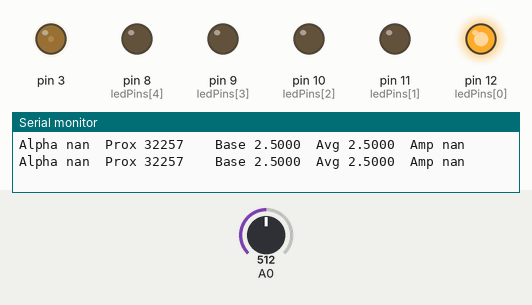
This sketch was run on a simulated Arduino Uno, built with avr-gcc and run on an emulated ATmega328P. Shown: output pins drawn as LEDs (lit = HIGH), the last lines printed to the serial monitor. Inputs (shaded band) come from the test bench; at power-on: A0 = 512.

Above: at 1.2 s.
1.3 s: A0 set to 484
At 3.2 s:
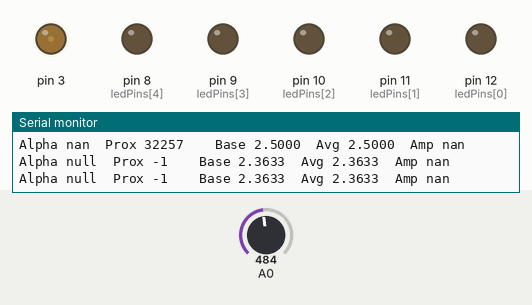
3.5 s: A0 set to 511
At 4.6 s:
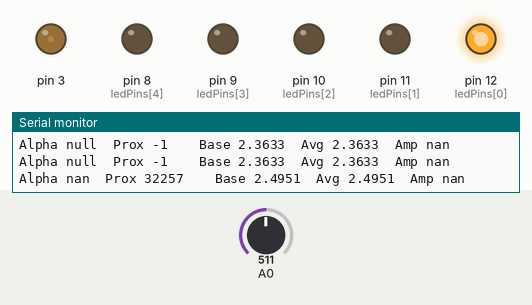
5.5 s: A0 set to 306
At 7.1 s:
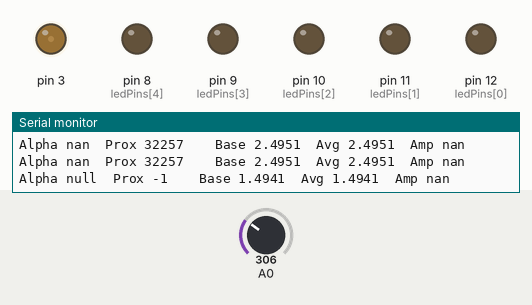
Timing chart, 0 to 8.6 s (numbered marks = the images above; inputs shaded):
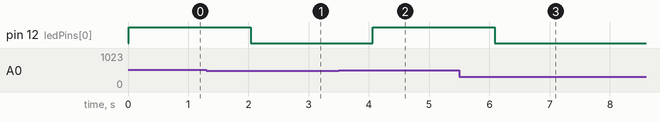

The sketch:

IRProximity.ino
```cpp
// IRProximity.ino

// NUS EE1111B Final project
// Qi Tianshi A0231151Y

// Source code for IR proximity sensor.


#include "calculate.h"
#include "input.h"
#include "output.h"

void setup() {

    // Sets up serial monitor.
    Serial.begin(9600);
    Serial.println();

    // Sets up PWM output for the IR emitter.
    pinMode(3, OUTPUT);
    analogWrite(3, map(15, 0, 100, 0, 255));               // Maps duty cycle (0-100) to digital range (0-255).

    // Sets up pins for LED output.
    for (int i = 0; i < SIZEOF_ledPins; ++i) { pinMode(ledPins[i], OUTPUT); }

    // Sets up the analog pin with a higher sample frequency than the default 9.6 kHz.
    ADCSRA &= ~(bit(ADPS0) | bit(ADPS1) | bit(ADPS2));     // Clears the prescaler.
    ADCSRA |= bit(ADPS2);                                  // Sets the prescaler to 16 (bits ADPS2,ADPS1,ADPS0 = '0b100').

}

void loop() {

    // Reads and extracts data from IR receiver.
    IRData extractedData = extractFromReceiver(A0, 408);

    // Calculates and outputs proximity.
    const int proximity = calculateProximity(extractedData);
    binaryWrite(proximity == -1 ? 0 : proximity);

    // Serial monitor output for debugging.
    Serial.print("Prox ");
    Serial.print(proximity);
    Serial.print("\t\tBase ");
    Serial.print(extractedData.baseline, 4);
    Serial.print("\tAvg ");
    Serial.print(extractedData.average, 4);
    Serial.print("\tAmp ");
    Serial.print(extractedData.amplitude, 4);
    Serial.println();

    delay(1000);

}
```

calculate.h
```cpp
// calculate.h

// NUS EE1111B Final project
// Qi Tianshi A0231151Y

// Converts IR readings to proximities.


#include "calib_data.h"
#include "irdata.h"

/// Calculates the proximity based on IR sensor data.
/// @param data Extracted IR sensor data.
/// @return Calculated proximity (in centimeters).
int calculateProximity(IRData data) {

    // Refuses to sense if baseline is too low (sensor will be
    // saturated; inaccurate readings).
    if (data.baseline < 2.4) {
        Serial.print("Alpha null\t");
        return -1;
    }

    // Algorithm for transforming amplitude to account for baseline.
    float transformedAmplitude = pow(1 / (data.baseline - data.amplitude), 0.25) - 0.15 / data.baseline;

    // Edge case for close proximities.
    if (transformedAmplitude < altFormulaThreshold) {
        Serial.print('T');
        transformedAmplitude = pow(1 / (data.baseline - data.amplitude), 0.25) - 0.5 / data.baseline;
    }

    Serial.print("Alpha ");
    Serial.print(transformedAmplitude, 4);
    Serial.print('\t');

    // Traverses down proximity look-up table to find correct proximity.
    for (int i = SIZEOF_proximityTable - 1; i >= 0; --i) {
        if (transformedAmplitude > proximityTable[i]) {

            // Since the array stores the upper bound for each proximity.
            return i + 1;

        }
    }

}
```

calib_data.h
```cpp
// calib_data.h

// NUS EE1111B Final project
// Qi Tianshi A0231151Y

// Calibration data used for proximity calculation.


#define SIZEOF_proximityTable 15

/// The look-up table mapping proximities to the upper bound of alpha.
///
/// The array stores the upper bound of alpha for each proximity. Use
/// the index to find the corresponding proximity.
const float proximityTable[] = {
    -1,
    -1,
    0.678742744705276, // 2cm
    0.810700052790296, // 3cm
    0.934213003998942, // 4cm
    1.01797674798544,  // 5cm
    1.08700805748239,  // 6cm
    1.15859353918255,  // 7cm
    1.22453695613106,  // 8cm
    1.27878485513828,  // 9cm
    1.33123229213597,  // 10cm
    1.37641306843758,  // 11cm
    1.42489351423301,  // 12cm
    1.46139431968389,  // 13cm
    1.49447031018143   // 14cm
};

/// The threshold value of alpha, below which the alternative proximity
/// calculation function is used to account for sensor saturation.
const float altFormulaThreshold = 0.874164227230965;
```

input.h
```cpp
// output.h

// NUS EE1111B Final project
// Qi Tianshi A0231151Y

// Reads raw input from IR sensors.


#include "irdata.h"

/// Converts a voltage reading from an analog range to its true
/// voltage.
/// @param analogValue The value to be converted. Must be between
///                    0 and 1024.
/// @param voltageHigh The upper bound voltage value, corresponding to
///                    analog 1024.
/// @return The voltage corresponding to the given analog value.
float analogToVoltage(float analogValue, float voltageHigh) {
    return (analogValue / 1024.0) * voltageHigh;
}

/// Extracts the baseline, average, and amplitude voltage from raw IR
/// receiver data.
/// @param pin The input pin. Must be an analog pin.
/// @param numOfSamples The number of samples to be collected.
/// @return Extracted IR sensor data.
IRData extractFromReceiver(int pin, int numOfSamples) {

    int rawInput[numOfSamples];

    // Reads raw sensor input. Doing this in its own loop improves the
    // consistency of the average voltage reading.
    for (int i = 0; i < numOfSamples; ++i) {
        rawInput[i] = analogRead(pin);
    }

    int maximum = -1;              // For finding baseline.
    long sum = 0;                  // For finding average.
    for (int i = 0; i < numOfSamples; ++i) {

        // Tracks the sum of all voltages to calculate average.
        sum += rawInput[i];

        // `baseline` takes the largest of all readings.
        if (rawInput[i] > maximum) { maximum = rawInput[i]; }

    }

    // Calculates average reading (in analog).
    const float averageLevel = sum / float(numOfSamples);

    // Calculates the amplitude voltage (average of readings less than
    // average of all readings).
    long long amplitudeSum = 0;
    int amplitudeCount = 0;
    for (int i = 0; i < numOfSamples; ++i) {
        if (rawInput[i] < averageLevel) {

            amplitudeSum += rawInput[i];
            amplitudeCount ++;

        }
    }

    return {
        analogToVoltage(float(maximum), 5.0),                           // Baseline
        analogToVoltage(averageLevel, 5.0),                             // Average
        analogToVoltage(amplitudeSum / float(amplitudeCount), 5.0)      // Amplitude
    };

}
```

irdata.h
```cpp
// irdata.h

// NUS EE1111B Final project
// Qi Tianshi A0231151Y

// Struct for storing data from the IR sensor.


/// Baseline, average, and amplitude voltages from IR receiver.
struct IRData {

    /// The voltage measured when the emitter is off. Defined as the
    /// highest voltage reading per measurement.
    const float baseline;

    /// The average of all voltage measurements.
    const float average;

    /// The voltage measured when the emitter is on. Defined as the
    /// average of readings less than the average of all readings.
    const float amplitude;

};
```

output.h
```cpp
// output.h

// NUS EE1111B Final project
// Qi Tianshi A0231151Y

// Outputs measured proximity to LEDs (in binary).


#define SIZEOF_ledPins 5

/// The digital pins for LED output.
const int ledPins[] = {12, 11, 10, 9, 8};

/// Outputs a number in binary through LEDs.
/// @param value The value to be output.
void binaryWrite(byte value) {

    // Setting param type to byte automatically converts int to binary.

    // For each bit, outputs HIGH or LOW depending on 1 or 0.
    for (int i = 0; i < SIZEOF_ledPins; ++i) {
        digitalWrite(ledPins[i], bitRead(value, i) == 1 ? HIGH : LOW);
    }

}
```

Measured:
- the behaviour switches between 492 and 491 on A0 (found by bisection; images 0 and 1)
- after the input at 1.3 s, pin 12 (ledPins[0]): HIGH → LOW after 0.74 s
- after the input at 3.5 s, pin 12 (ledPins[0]): LOW → HIGH after 0.56 s
- after the input at 5.5 s, pin 12 (ledPins[0]): HIGH → LOW after 0.59 s
